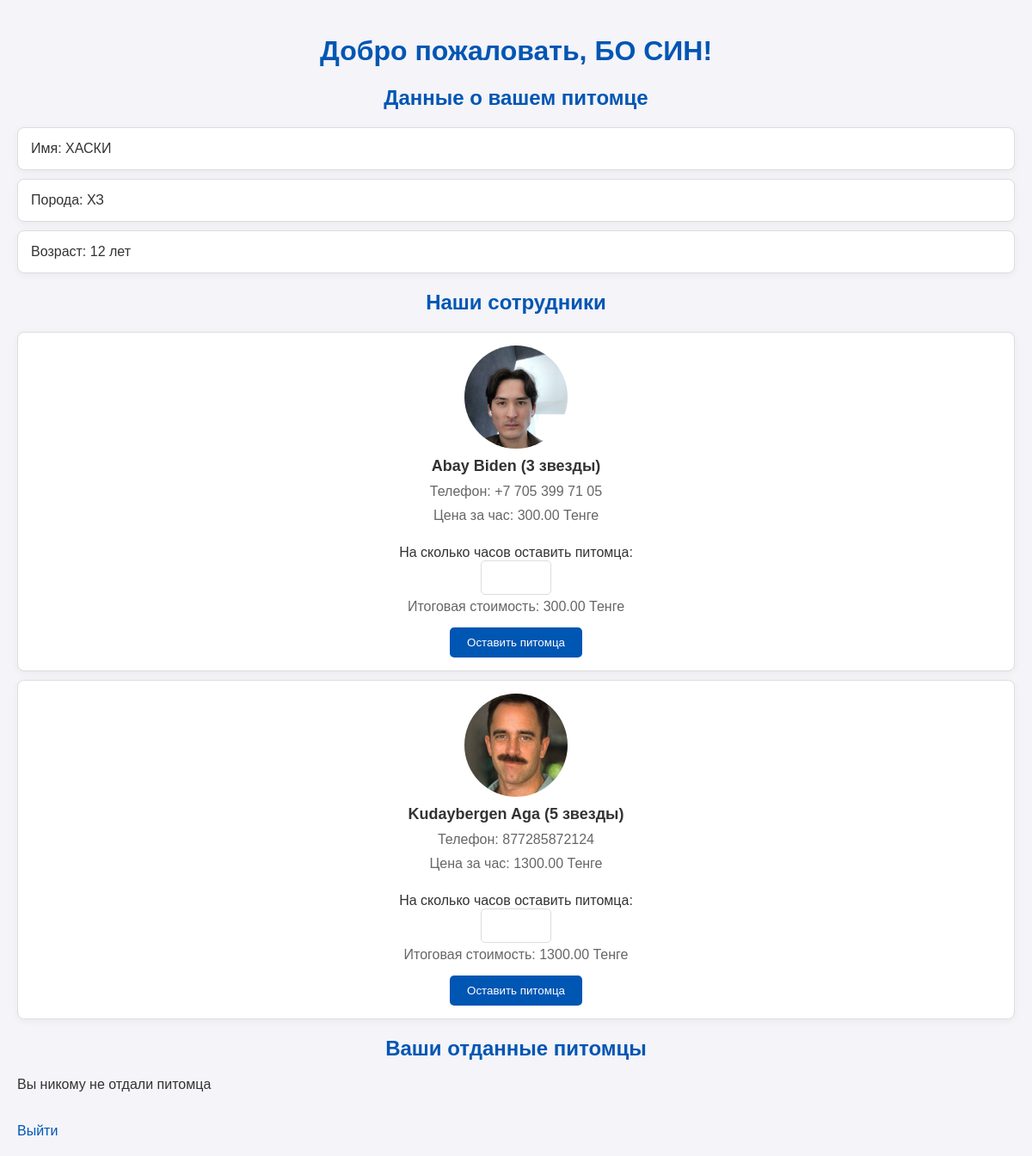
Page /profile/ (signed in) on the committed database.
### pets/models.py (models this page shows, shortened)
class PetProfile(models.Model):
    user = models.OneToOneField(User, on_delete=models.CASCADE)
    telegram_id = models.CharField(max_length=100)
    full_name = models.CharField(max_length=100)
    phone_number = models.CharField(max_length=20)
    pet_name = models.CharField(max_length=100)
    pet_breed = models.CharField(max_length=100)
    pet_age = models.PositiveIntegerField()

class Employee(models.Model):
    name = models.CharField(max_length=100)
    phone_number = models.CharField(max_length=20)
    rating = models.PositiveIntegerField(default=0, choices=[(i, f'{i} Stars') for i in range(1, 6)])
    photo = models.ImageField(upload_to='employee_photos/', null=True, blank=True)
    hourly_rate = models.DecimalField(max_digits=6, decimal_places=2)

### pets/views.py (the view, shortened to what this page needs)
# urls.py: path('profile/', views.profile, name='profile'),
@login_required
def profile(request):
    pet_profile = PetProfile.objects.get(user=request.user)
    employees = Employee.objects.all()
    bookings = Booking.objects.filter(user=request.user, picked_up=False)
    return render(request, 'pets/profile.html', {
        'pet_profile': pet_profile,
        'employees': employees,
        'bookings': bookings
    })

### pets/templates/pets/profile.html (shortened to what this page needs)
<!DOCTYPE html>
<html lang="en">
<head>
</head>
<body>
    <h1>Добро пожаловать, {{ pet_profile.full_name }}!</h1>
    <h2>Данные о вашем питомце</h2>
    <ul>
        <li>Имя: {{ pet_profile.pet_name }}</li>
        <li>Порода: {{ pet_profile.pet_breed }}</li>
        <li>Возраст: {{ pet_profile.pet_age }} лет</li>
    </ul>
    <h2>Наши сотрудники</h2>
    <ul>
        {% for employee in employees %}
            <li class="employee-card">
                <img src="{{ employee.photo.url }}" alt="Фото сотрудника">
                <h3>{{ employee.name }} ({{ employee.rating }} звезды)</h3>
                <p>Телефон: {{ employee.phone_number }}</p>
                <p>Цена за час: {{ employee.hourly_rate }} Тенге</p>
                {% if not bookings %}
                <div class="booking-form">
                    <form method="post" action="">
                        <label for="hours">На сколько часов оставить питомца:</label><br>
                        <input type="number" name="hours" min="1" max="24" required>
                        <p>Итоговая стоимость: <span id="total_price">{{ employee.hourly_rate }} Тенге</span></p>
                        <button type="submit">Оставить питомца</button>
                    </form>
                </div>
                {% endif %}
            </li>
        {% empty %}
            <p>Нет сотрудников</p>
        {% endfor %}
    </ul>
    <h2>Ваши отданные питомцы</h2>
    <ul>
        {% for booking in bookings %}
            <li>
                <p class="booking-info">
                    Питомец <span>{{ booking.pet.pet_name }}</span> у сотрудника <span>{{ booking.employee.name }}</span><br>
                    с <span>{{ booking.start_time|date:"F j, Y, g:i A" }}</span> до <span>{{ booking.end_time|date:"F j, Y, g:i A" }}</span>
                </p>
                <form method="post" action="{% url 'pick_up_pet' booking.id %}">
                    {% csrf_token %}
                    <button type="submit" class="button">Забрать питомца</button>
                </form>
            </li>
        {% empty %}
            <p>Вы никому не отдали питомца</p>
        {% endfor %}
    </ul>
    <a href="{% url 'logout' %}">Выйти</a>
</body>
</html>

### pets/templates/pets/profile.html (style rules this page uses)
body { font-family: Arial, sans-serif; margin: 0; padding: 20px; background-color: #f4f4f9; color: #333; }
h1, h2 { color: #0056b3; text-align: center; }
ul { list-style-type: none; padding: 0; }
li { background: #fff; border: 1px solid #ddd; border-radius: 8px; margin: 10px 0; padding: 15px; box-shadow: 0 2px 10px rgba(0, 0, 0, 0.05); }
.employee-card { display: flex; flex-direction: column; align-items: center; }
.employee-card img { border-radius: 50%; width: 120px; height: 120px; object-fit: cover; }
.employee-card h3 { margin: 10px 0 5px; font-size: 18px; color: #333; }
.employee-card p { margin: 5px 0; color: #666; }
.booking-form { text-align: center; margin-top: 20px; }
.booking-form input { padding: 10px; font-size: 16px; border: 1px solid #ddd; border-radius: 5px; width: 60px; }
.booking-form button { background-color: #0056b3; color: white; border: none; padding: 10px 20px; border-radius: 5px; margin-top: 10px; cursor: pointer; }
a { display: inline-block; margin-top: 20px; text-decoration: none; color: #0056b3; }

### rows in the picture
PetProfile: full_name "БО СИН", pet_name "ХАСКИ", pet_breed "ХЗ", pet_age "12"
Employee: photo (picture), name "Abay Biden", rating "3", phone_number "+7 705 399 71 05", hourly_rate "300.00"
Employee: photo (picture), name "Kudaybergen Aga", rating "5", phone_number "877285872124", hourly_rate "1300.00"
